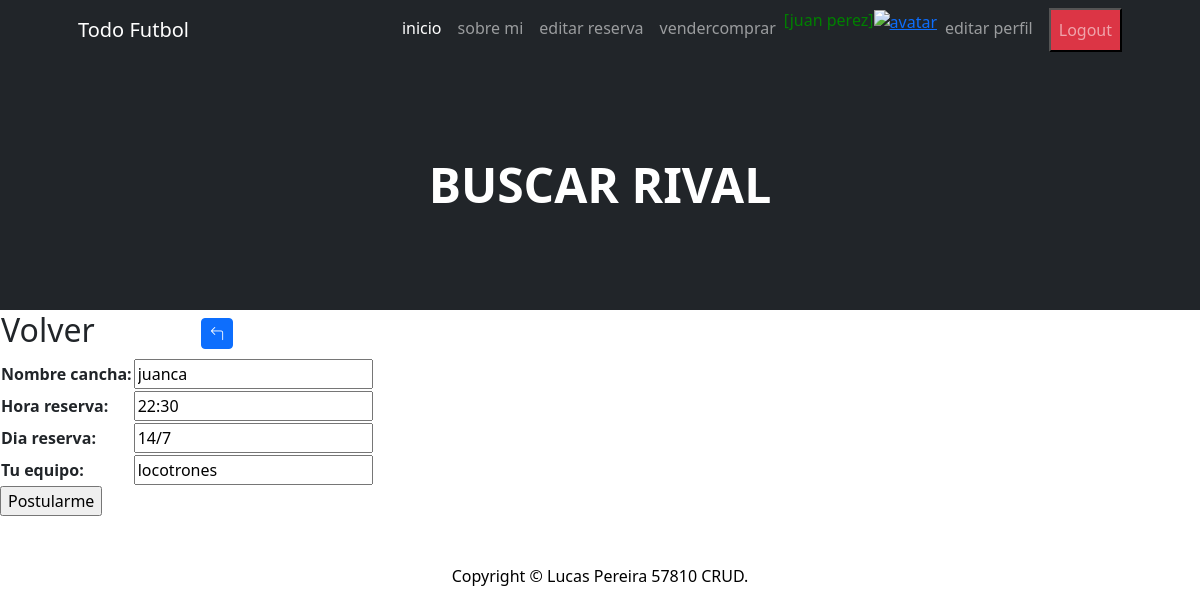
Page /buscarRUpdate/10/ (signed in) on the committed database.
### todo_futbol_app/models.py (models this page shows, shortened)
class Buscar_rival(models.Model):
    nombre_cancha = models.CharField(max_length=20)
    hora_reserva = models.CharField(max_length=20)
    dia_reserva = models.CharField(max_length=20)
    tu_equipo = models.CharField(max_length=20)
    class Meta:
        verbose_name = "Buscando rival"
        verbose_name_plural = "Buscandores de rival"
        ordering = ["dia_reserva","hora_reserva"]

### todo_futbol_app/views.py (the view)
# urls.py: path('buscarRUpdate/<int:pk>/', buscarRUpdate.as_view(), name = "buscarRUpdate"),
class buscarRUpdate (LoginRequiredMixin, UpdateView):
    model = Buscar_rival
    fields = ["nombre_cancha" , "hora_reserva" , "dia_reserva" , "tu_equipo"]
    success_url = reverse_lazy("buscarR")

### todo_futbol_app/templates/todo_futbol_app/buscar_rival_form.html (shortened to what this page needs)
{% extends 'todo_futbol_app/index.html' %}
{% block titulo %}
<h1 class="display-5 fw-bolder text-white mb-2">BUSCAR RIVAL</h1>
{% endblock titulo %}
{% block contenido %}
<table>
    <tr>
        <td width="200"><h2>Volver</h2></td>
        <td>
            <a
            href="{% url 'buscarR' %}"
            class="btn btn-primary btn-sm"
            ><i class="bi bi-arrow-90deg-left" title="volver"> </i>
            </a>
        </td>
    </tr>
</table>
<form action="" method="post">
    <table>
        {{ form.as_table }}
    </table>
    <input type="submit" value="Postularme">
</form>
{% endblock contenido %}

### todo_futbol_app/templates/todo_futbol_app/index.html (shortened to what this page needs)
<!DOCTYPE html>
<html lang="en">
    <head>
        {% load static %}
        <link href="https://cdn.jsdelivr.net/npm/bootstrap-icons@1.4.1/font/bootstrap-icons.css" rel="stylesheet" />
        <link href="{% static 'css/styles.css' %}" rel="stylesheet" />
        <link rel="stylesheet" href="https://cdnjs.cloudflare.com/ajax/libs/font-awesome/6.4.0/css/all.min.css">
    </head>
    <body>
        <nav class="navbar navbar-expand-lg navbar-dark bg-dark">
            <div class="container px-5">
                <a class="navbar-brand" href="#!">Todo Futbol</a>
                <div class="collapse navbar-collapse" id="navbarSupportedContent">
                    <ul class="navbar-nav ms-auto mb-2 mb-lg-0">
                        <li class="nav-item"><a class="nav-link active" aria-current="page" href="{% url 'home' %}">inicio</a></li>
                    {% if user.is_authenticated %}
                        <li class="nav-item"><a class="nav-link" href="{% url 'sobremi' %}">sobre mi</a></li>
                        <li class="nav-item"><a class="nav-link" href="{% url 'contacto' %}">editar reserva</a></li>
                        <li class="nav-item"><a class="nav-link" href="{% url 'vendercomprar' %}">vendercomprar</a></li>
                        <p style="color:green"> [{{ user.first_name }} {{ user.last_name }}]</p>
                        <div class="text-center">
                            <a href="{% url 'agregar_avatar' %}"><img src="{{ request.session.avatar}}" height="40px" weight="40px" alt="avatar"></a>
                        </div>
                        <li class="nav-item"><a class="nav-link" href="{% url 'profile' %}">editar perfil</a></li>
                        <form method="post" action="{% url 'logout' %}">
                            <button type="submit" class="nav-link bg-danger ms-2">Logout</button>
                        </form>
                    {% else %}
                        <li class="nav-item"><a class="nav-link" href="{% url 'login' %}">iniciar sesion</a></li>
                        <form method="post" action="{% url 'registro' %}">
                            {% csrf_token %}
                            <button type="submit" class="nav-link bg-danger ms-2">Registrarme</button>
                        </form>
                    {% endif %}
                    </ul>
                </div>
            </div>
        </nav>
        <header class="bg-dark py-5">
            <div class="container px-5">
                <div class="row gx-5 justify-content-center">
                    <div class="col-lg-6">
                        <div class="text-center my-5">
                            {% block titulo %}{% endblock titulo %}
                            </div>
                        </div>
                    </div>
                </div>
        </header>
        {% block contenido %}
        {% endblock contenido %}
        <div class="container px-5"><p class="m-5 text-center text-black">Copyright &copy; Lucas Pereira 57810  CRUD.</p></div>
    </body>
</html>

### rows in the picture
Buscar_rival: nombre_cancha "juanca", hora_reserva "22:30", dia_reserva "14/7", tu_equipo "locotrones"

### other values in the picture
{{ user.first_name }} "juan"
{{ user.last_name }} "perez"
